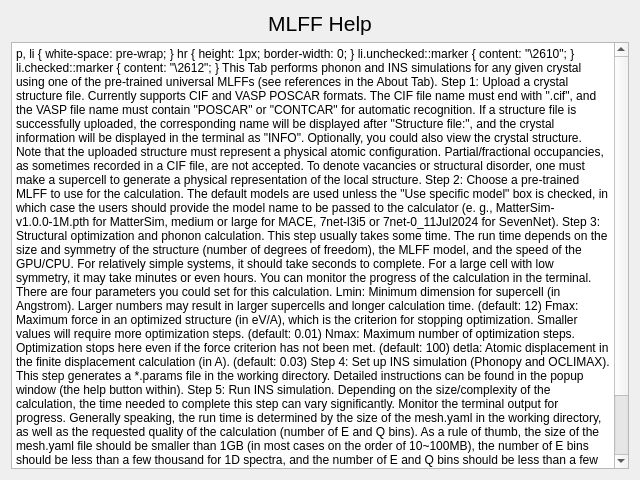
<?xml version="1.0" encoding="UTF-8"?>
<ui version="4.0">
 <class>Help_MLFF</class>
 <widget class="QDialog" name="Help_MLFF">
  <property name="geometry">
   <rect>
    <x>0</x>
    <y>0</y>
    <width>640</width>
    <height>480</height>
   </rect>
  </property>
  <property name="windowTitle">
   <string>Dialog</string>
  </property>
  <layout class="QVBoxLayout" name="verticalLayout">
   <item>
    <widget class="QLabel" name="label">
     <property name="text">
      <string>&lt;html&gt;&lt;head/&gt;&lt;body&gt;&lt;p align=&quot;center&quot;&gt;&lt;span style=&quot; font-size:16pt;&quot;&gt;MLFF Help&lt;/span&gt;&lt;/p&gt;&lt;/body&gt;&lt;/html&gt;</string>
     </property>
    </widget>
   </item>
   <item>
    <widget class="QTextBrowser" name="textBrowser">
     <property name="html">
      <string>&lt;!DOCTYPE HTML PUBLIC &quot;-//W3C//DTD HTML 4.0//EN&quot; &quot;http://www.w3.org/TR/REC-html40/strict.dtd&quot;&gt;
&lt;html&gt;&lt;head&gt;&lt;meta name=&quot;qrichtext&quot; content=&quot;1&quot; /&gt;&lt;meta charset=&quot;utf-8&quot; /&gt;&lt;style type=&quot;text/css&quot;&gt;
p, li { white-space: pre-wrap; }
hr { height: 1px; border-width: 0; }
li.unchecked::marker { content: &quot;\2610&quot;; }
li.checked::marker { content: &quot;\2612&quot;; }
&lt;/style&gt;&lt;/head&gt;&lt;body style=&quot; font-family:'Segoe UI'; font-size:9pt; font-weight:400; font-style:normal;&quot;&gt;
&lt;p style=&quot; margin-top:0px; margin-bottom:0px; margin-left:0px; margin-right:0px; -qt-block-indent:0; text-indent:0px;&quot;&gt;&lt;span style=&quot; font-size:12pt;&quot;&gt;This Tab performs phonon and INS simulations for any given crystal using one of the pre-trained universal MLFFs (see references in the About Tab). &lt;/span&gt;&lt;/p&gt;
&lt;p style=&quot;-qt-paragraph-type:empty; margin-top:0px; margin-bottom:0px; margin-left:0px; margin-right:0px; -qt-block-indent:0; text-indent:0px; font-size:12pt;&quot;&gt;&lt;br /&gt;&lt;/p&gt;
&lt;p style=&quot; margin-top:0px; margin-bottom:0px; margin-left:0px; margin-right:0px; -qt-block-indent:0; text-indent:0px;&quot;&gt;&lt;span style=&quot; font-size:12pt;&quot;&gt;Step 1: Upload a crystal structure file. Currently supports CIF and VASP POSCAR formats. The CIF file name must end with &amp;quot;.cif&amp;quot;, and the VASP file name must contain &amp;quot;POSCAR&amp;quot; or &amp;quot;CONTCAR&amp;quot; for automatic recognition. If a structure file is successfully uploaded, the corresponding name will be displayed after &amp;quot;Structure file:&amp;quot;, and the crystal information will be displayed in the terminal as &amp;quot;INFO&amp;quot;. Optionally, you could also view the crystal structure. Note that the uploaded structure must represent a physical atomic configuration. Partial/fractional occupancies, as sometimes recorded in a CIF file, are not accepted. To denote vacancies or structural disorder, one must make a supercell to generate a physical representation of the local structure.&lt;/span&gt;&lt;/p&gt;
&lt;p style=&quot;-qt-paragraph-type:empty; margin-top:0px; margin-bottom:0px; margin-left:0px; margin-right:0px; -qt-block-indent:0; text-indent:0px; font-size:12pt;&quot;&gt;&lt;br /&gt;&lt;/p&gt;
&lt;p style=&quot; margin-top:0px; margin-bottom:0px; margin-left:0px; margin-right:0px; -qt-block-indent:0; text-indent:0px;&quot;&gt;&lt;span style=&quot; font-size:12pt;&quot;&gt;Step 2: Choose a pre-trained MLFF to use for the calculation. The default models are used unless the &amp;quot;Use specific model&amp;quot; box is checked, in which case the users should provide the model name to be passed to the calculator (e. g., MatterSim-v1.0.0-1M.pth for MatterSim, medium or large for MACE, 7net-l3i5 or 7net-0_11Jul2024 for SevenNet).&lt;/span&gt;&lt;/p&gt;
&lt;p style=&quot;-qt-paragraph-type:empty; margin-top:0px; margin-bottom:0px; margin-left:0px; margin-right:0px; -qt-block-indent:0; text-indent:0px; font-size:12pt;&quot;&gt;&lt;br /&gt;&lt;/p&gt;
&lt;p style=&quot; margin-top:0px; margin-bottom:0px; margin-left:0px; margin-right:0px; -qt-block-indent:0; text-indent:0px;&quot;&gt;&lt;span style=&quot; font-size:12pt;&quot;&gt;Step 3: Structural optimization and phonon calculation. This step usually takes some time. The run time depends on the size and symmetry of the structure (number of degrees of freedom), the MLFF model, and the speed of the GPU/CPU. For relatively simple systems, it should take seconds to complete. For a large cell with low symmetry, it may take minutes or even hours. You can monitor the progress of the calculation in the terminal. There are four parameters you could set for this calculation.&lt;/span&gt;&lt;/p&gt;
&lt;p style=&quot;-qt-paragraph-type:empty; margin-top:0px; margin-bottom:0px; margin-left:0px; margin-right:0px; -qt-block-indent:0; text-indent:0px; font-size:12pt;&quot;&gt;&lt;br /&gt;&lt;/p&gt;
&lt;p style=&quot; margin-top:0px; margin-bottom:0px; margin-left:0px; margin-right:0px; -qt-block-indent:0; text-indent:0px;&quot;&gt;&lt;span style=&quot; font-size:12pt;&quot;&gt;Lmin: Minimum dimension for supercell (in Angstrom). Larger numbers may result in larger supercells and longer calculation time. (default: 12)&lt;/span&gt;&lt;/p&gt;
&lt;p style=&quot;-qt-paragraph-type:empty; margin-top:0px; margin-bottom:0px; margin-left:0px; margin-right:0px; -qt-block-indent:0; text-indent:0px; font-size:12pt;&quot;&gt;&lt;br /&gt;&lt;/p&gt;
&lt;p style=&quot; margin-top:0px; margin-bottom:0px; margin-left:0px; margin-right:0px; -qt-block-indent:0; text-indent:0px;&quot;&gt;&lt;span style=&quot; font-size:12pt;&quot;&gt;Fmax: Maximum force in an optimized structure (in eV/A), which is the criterion for stopping optimization. Smaller values will require more optimization steps. (default: 0.01)&lt;/span&gt;&lt;/p&gt;
&lt;p style=&quot;-qt-paragraph-type:empty; margin-top:0px; margin-bottom:0px; margin-left:0px; margin-right:0px; -qt-block-indent:0; text-indent:0px; font-size:12pt;&quot;&gt;&lt;br /&gt;&lt;/p&gt;
&lt;p style=&quot; margin-top:0px; margin-bottom:0px; margin-left:0px; margin-right:0px; -qt-block-indent:0; text-indent:0px;&quot;&gt;&lt;span style=&quot; font-size:12pt;&quot;&gt;Nmax: Maximum number of optimization steps. Optimization stops here even if the force criterion has not been met. (default: 100)&lt;/span&gt;&lt;/p&gt;
&lt;p style=&quot;-qt-paragraph-type:empty; margin-top:0px; margin-bottom:0px; margin-left:0px; margin-right:0px; -qt-block-indent:0; text-indent:0px; font-size:12pt;&quot;&gt;&lt;br /&gt;&lt;/p&gt;
&lt;p style=&quot; margin-top:0px; margin-bottom:0px; margin-left:0px; margin-right:0px; -qt-block-indent:0; text-indent:0px;&quot;&gt;&lt;span style=&quot; font-size:12pt;&quot;&gt;detla: Atomic displacement in the finite displacement calculation (in A). (default: 0.03)&lt;/span&gt;&lt;/p&gt;
&lt;p style=&quot;-qt-paragraph-type:empty; margin-top:0px; margin-bottom:0px; margin-left:0px; margin-right:0px; -qt-block-indent:0; text-indent:0px; font-size:12pt;&quot;&gt;&lt;br /&gt;&lt;/p&gt;
&lt;p style=&quot; margin-top:0px; margin-bottom:0px; margin-left:0px; margin-right:0px; -qt-block-indent:0; text-indent:0px;&quot;&gt;&lt;span style=&quot; font-size:12pt;&quot;&gt;Step 4: Set up INS simulation (Phonopy and OCLIMAX). This step generates a *.params file in the working directory. Detailed instructions can be found in the popup window (the help button within).&lt;/span&gt;&lt;/p&gt;
&lt;p style=&quot;-qt-paragraph-type:empty; margin-top:0px; margin-bottom:0px; margin-left:0px; margin-right:0px; -qt-block-indent:0; text-indent:0px; font-size:12pt;&quot;&gt;&lt;br /&gt;&lt;/p&gt;
&lt;p style=&quot; margin-top:0px; margin-bottom:0px; margin-left:0px; margin-right:0px; -qt-block-indent:0; text-indent:0px;&quot;&gt;&lt;span style=&quot; font-size:12pt;&quot;&gt;Step 5: Run INS simulation. Depending on the size/complexity of the calculation, the time needed to complete this step can vary significantly. Monitor the terminal output for progress. Generally speaking, the run time is determined by the size of the mesh.yaml in the working directory, as well as the requested quality of the calculation (number of  E and Q bins). As a rule of thumb, the size of the mesh.yaml file should be smaller than 1GB (in most cases on the order of 10~100MB), the number of E bins should be less than a few thousand for 1D spectra, and the number of E and Q bins should be less than a few hundred each for 2D spectra. When in doubt, it is recommended to start from a relatively coarse calculation and then gradually increase the quality to achieve convergence without making the run time unacceptably long.&lt;/span&gt;&lt;/p&gt;
&lt;p style=&quot;-qt-paragraph-type:empty; margin-top:0px; margin-bottom:0px; margin-left:0px; margin-right:0px; -qt-block-indent:0; text-indent:0px; font-size:12pt;&quot;&gt;&lt;br /&gt;&lt;/p&gt;
&lt;p style=&quot; margin-top:0px; margin-bottom:0px; margin-left:0px; margin-right:0px; -qt-block-indent:0; text-indent:0px;&quot;&gt;&lt;span style=&quot; font-size:12pt;&quot;&gt;Step 6: Plot the resulting spectra. For 2D spectra, you may make an interactive cross-section plot where 1D cuts along X and Y will be displayed following the cursor. You may open multiple plots simultaneously. Data files will have a time stamp in their names so they are not overwritten.&lt;/span&gt;&lt;/p&gt;&lt;/body&gt;&lt;/html&gt;</string>
     </property>
    </widget>
   </item>
  </layout>
 </widget>
 <resources/>
 <connections/>
</ui>
